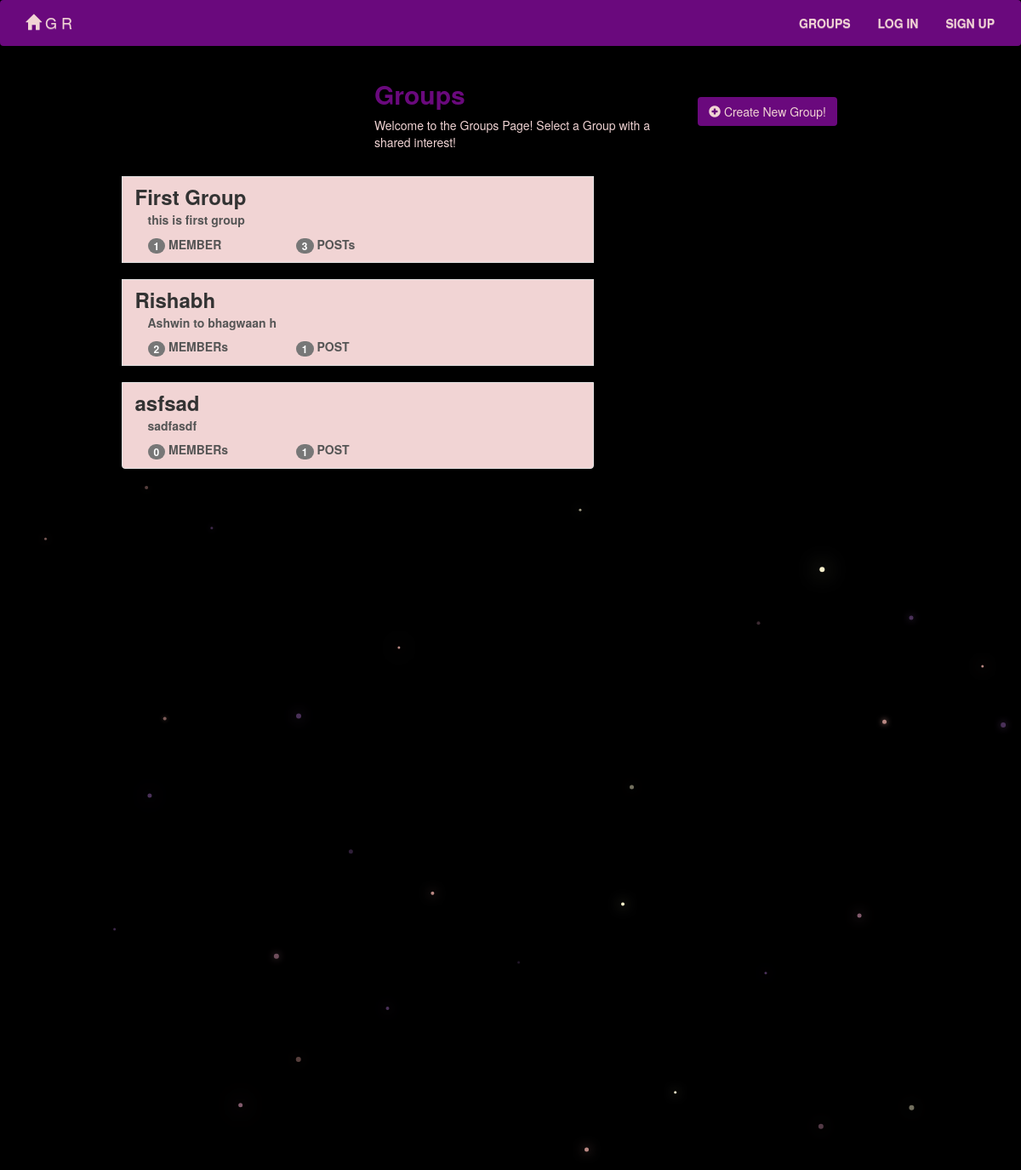
Page /groups/ on the earlier database version.
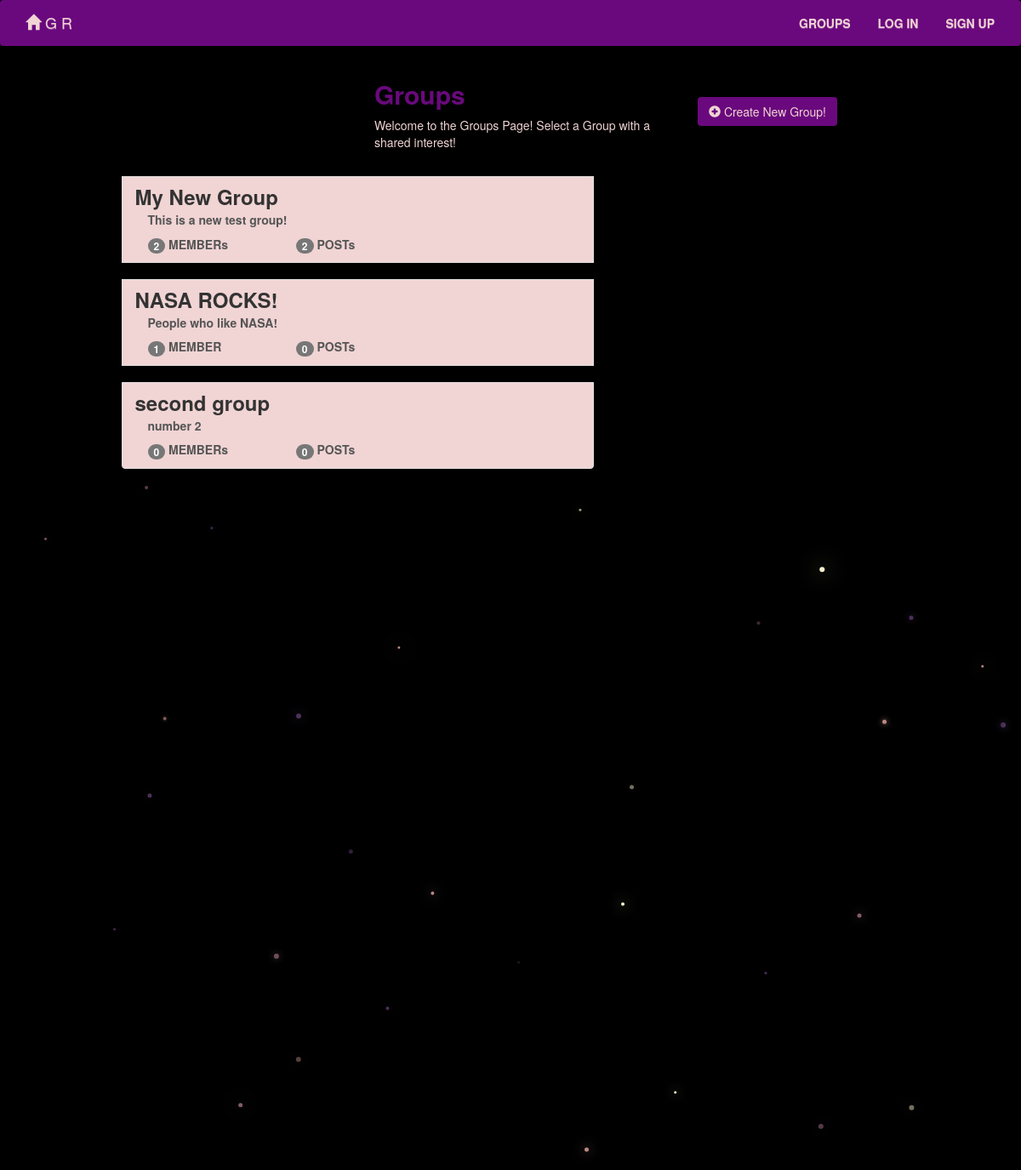
Same page on the later database version.
### groups/models.py (models this page shows, shortened)
class Group(models.Model):
    name = models.CharField(max_length=255, unique=True)
    slug = models.SlugField(allow_unicode=True, unique=True)
    description = models.TextField(blank=True, default='')
    description_html = models.TextField(editable=False, default='', blank=True)
    members = models.ManyToManyField(User,through="GroupMember")
    class Meta:
        ordering = ["name"]

### groups/views.py (the view)
class ListGroups(generic.ListView):
    model = Group

### groups/templates/groups/group_list.html (shortened to what this page needs)
{% extends "groups/group_base.html" %}
{% block pregroup %}
<div class="container">
	<div class="col-md-4">
	</div>
	<div class="col-md-4">
		<h2 style="color:#6A097D"><strong>Groups</strong></strong></h2>
		<p style="color:#f1d4d4">Welcome to the Groups Page! Select a Group with a shared interest!</p>
	</div>
	<div class="col-md-4">
		<br><br>
			<a style="background:#6A097D" id="btn" href="{% url 'groups:create' %}" class="btn btn-md btn-fill btn"><span class="glyphicon glyphicon-plus-sign"></span> Create New Group!</a>
	</div>
</div>
{% endblock %}
{% block group_content %}
<div class="col-md-1"></div>
<div class="col-md-6" >
	<div class="list-group">
		{% for group in object_list %}
		<br>
		  <a  style="background:#f1d4d4" class="list-group-item" href="{% url 'groups:single' slug=group.slug %}">
			     <h3 class="title list-group-item-heading"><strong>{{ group.name }}</strong></h3>
			<div class="list-group-item-text container-fluid">
		     <strong>{{ group.description_html|safe }} </strong>
				<div class="row">
					<div class="col-md-4">
						<span class="badge">{{ group.members.count }}</span> <strong>MEMBER{{group.members.count|pluralize }}</strong>
					</div>
					<div class="col-md-4">
						<span class="badge">{{ group.posts.count }}</span> <strong>POST{{group.posts.count|pluralize }}</strong>
					</div>
				</div>
			</div>
		</a>
		{% endfor %}
	</div>
</div>
{% endblock %}

Differences in the rows shown:
changed Group: name "First Group" → "My New Group"; description_html "this is first group" → "This is a new test group!"; members.count "1" → "2"; posts.count "3" → "2"
changed Group: name "Rishabh" → "NASA ROCKS!"; description_html "Ashwin to bhagwaan h" → "People who like NASA!"; members.count "2" → "1"; posts.count "1" → "0"
changed Group: name "asfsad" → "second group"; description_html "sadfasdf" → "number 2"; posts.count "1" → "0"
